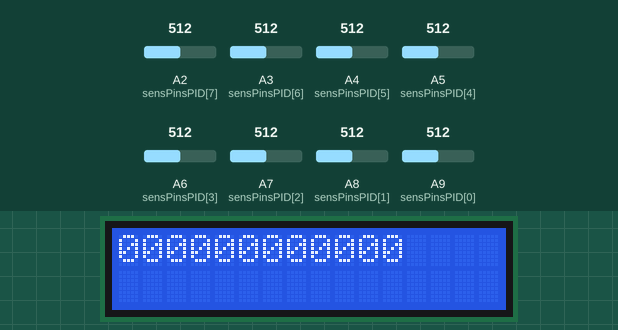
Recording of a sketch running on a simulated Arduino Mega 2560, built with avr-gcc and run on an emulated ATmega2560. Shown: 16×2 character LCD. The inputs (shaded band) are chosen by the test bench; at power-on: A2 (sensPinsPID[7]) = 512, A3 (sensPinsPID[6]) = 512, A4 (sensPinsPID[5]) = 512, A5 (sensPinsPID[4]) = 512, A6 (sensPinsPID[3]) = 512, A7 (sensPinsPID[2]) = 512, A8 (sensPinsPID[1]) = 512, A9 (sensPinsPID[0]) = 512. What the sketch prints to the serial monitor is not drawn.

Above: at 1.7 s.
1.8 s: A2 (sensPinsPID[7]) set to 70
At 3.3 s:
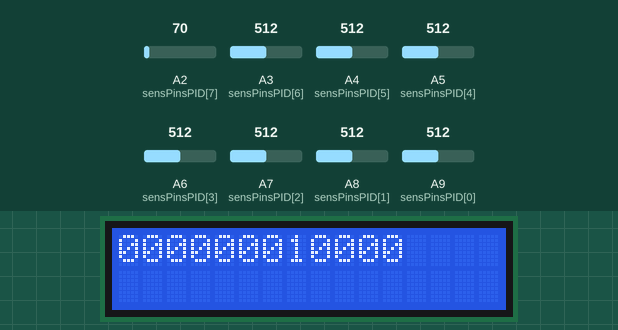
4.0 s: A3 (sensPinsPID[6]) set to 70
At 5.1 s:
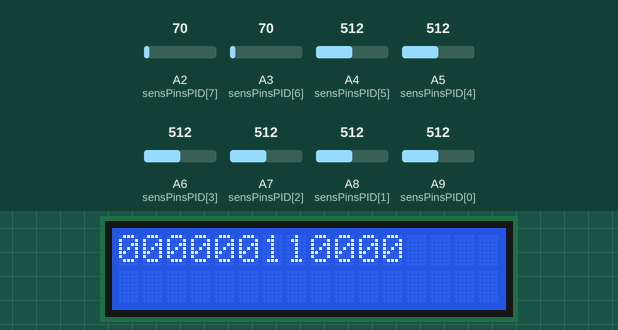
6.0 s: A4 (sensPinsPID[5]) set to 70
At 6.9 s:
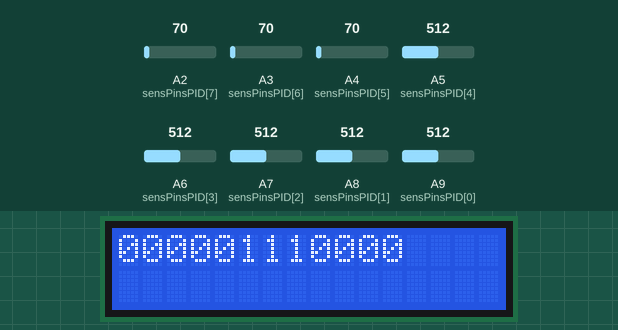
8.0 s: A5 (sensPinsPID[4]) set to 70
At 9.8 s:
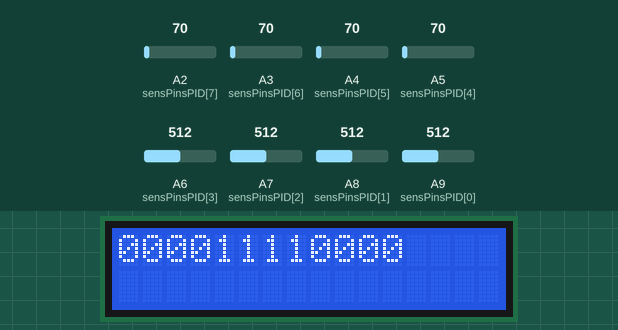
10.1 s: A6 (sensPinsPID[3]) set to 70
At 11.7 s:
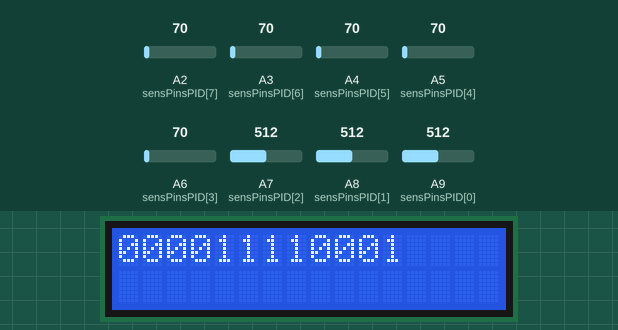
12.1 s: A7 (sensPinsPID[2]) set to 70
At 13.5 s:
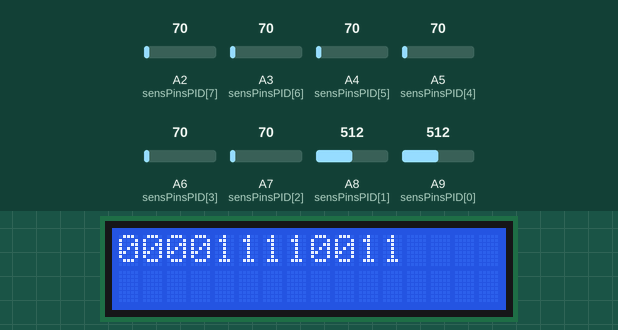
Timing chart, 0 to 15.1 s (numbered marks = the images above; inputs shaded):
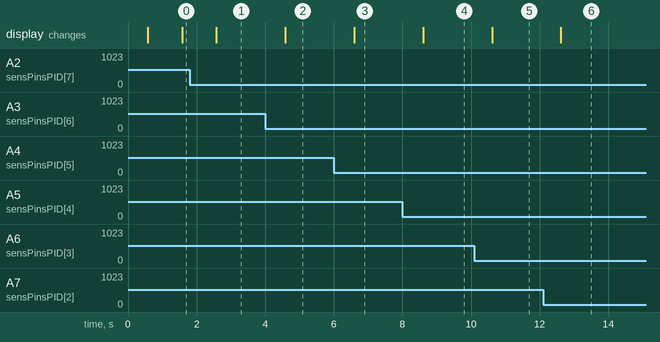

The sketch:

lcd_1.ino
```cpp
/* sensorSensing
      Sensor
    /T1\__________---_________/T2\
    |S1A  pid[0 1 2 3 4 5 6 7] S2A|
    |                             |
    |                             |
    |S1           TE           S2B|
*/
#include <LiquidCrystal.h>
LiquidCrystal lcd(48, 46, 44, 42, 40, 38);
//Sensing Sensor
int sensPinsPID[8] = {A9, A8, A7, A6, A5, A4, A3, A2};
int i = 0, j = 0;
int readings[8] = {0, 0, 0, 0, 0, 0, 0, 0};
int threshold = 80;

void setup() {
  Serial.begin(9600);
  while (i < 8) {
    pinMode(sensPinsPID[i], INPUT);
    i++;
  }
  lcd.begin(16, 2);
  lcd.setCursor(2, 0);
  lcd.print("ATHENA");
  lcd.setCursor(3, 1);
  lcd.print("ETOIMOS");
  delay(500);
  lcd.clear();
}

void loop() {
  bacaSensor();
  menuBacaSensor();
  bacaSensorSerial();
  delay(1000);
}

void bacaSensor() {
  for (i = 0; i < 8; i++) {
    readings[i] = analogRead(sensPinsPID[i]);
    if (readings[i] < threshold)readings[i] = 1;
    else readings[i] = 0;
  }
}

void menuBacaSensor() {
  for ( i = 0; i < 8; i++) {
    lcd.setCursor(j, 0);
    lcd.print(readings[i]);
    j++;
    if (j > 11)j = 4;
  }
}

void bacaSensorSerial() {
  for (i = 0; i < 8; i++) {
    Serial.print(readings[i]);
    Serial.print(" ");
    if (i == 7) Serial.println();
  }
}

/*
  void loop() {
  Serial.print("\n");
  for (int k = 0; k < 8; k++) {
    readings[k] = analogRead(sensPins[k]);

    if (readings[k] < threshold)
      readings[k] = 1; else readings[k] = 0;

    Serial.print(readings[k]);
    Serial.print(" ");
  }
  delay(100);

    if (readings[k] < 40)
      readings[k] = 1; else readings[k] = 0;

    Serial.print(readings[k]);
    Serial.print(" ");
  }
  delay(100); //delay?
  }
*/
```

Measured:
- after the input at 1.8 s, the display: changes after 0.78 s (image 1)
- after the input at 4.0 s, the display: changes after 0.59 s (image 2)
- after the input at 6.0 s, the display: changes after 0.60 s (image 3)
- after the input at 8.0 s, the display: changes after 0.60 s (image 4)
- after the input at 10.1 s, the display: changes after 0.51 s (image 5)
- after the input at 12.1 s, the display: changes after 0.52 s (image 6)
